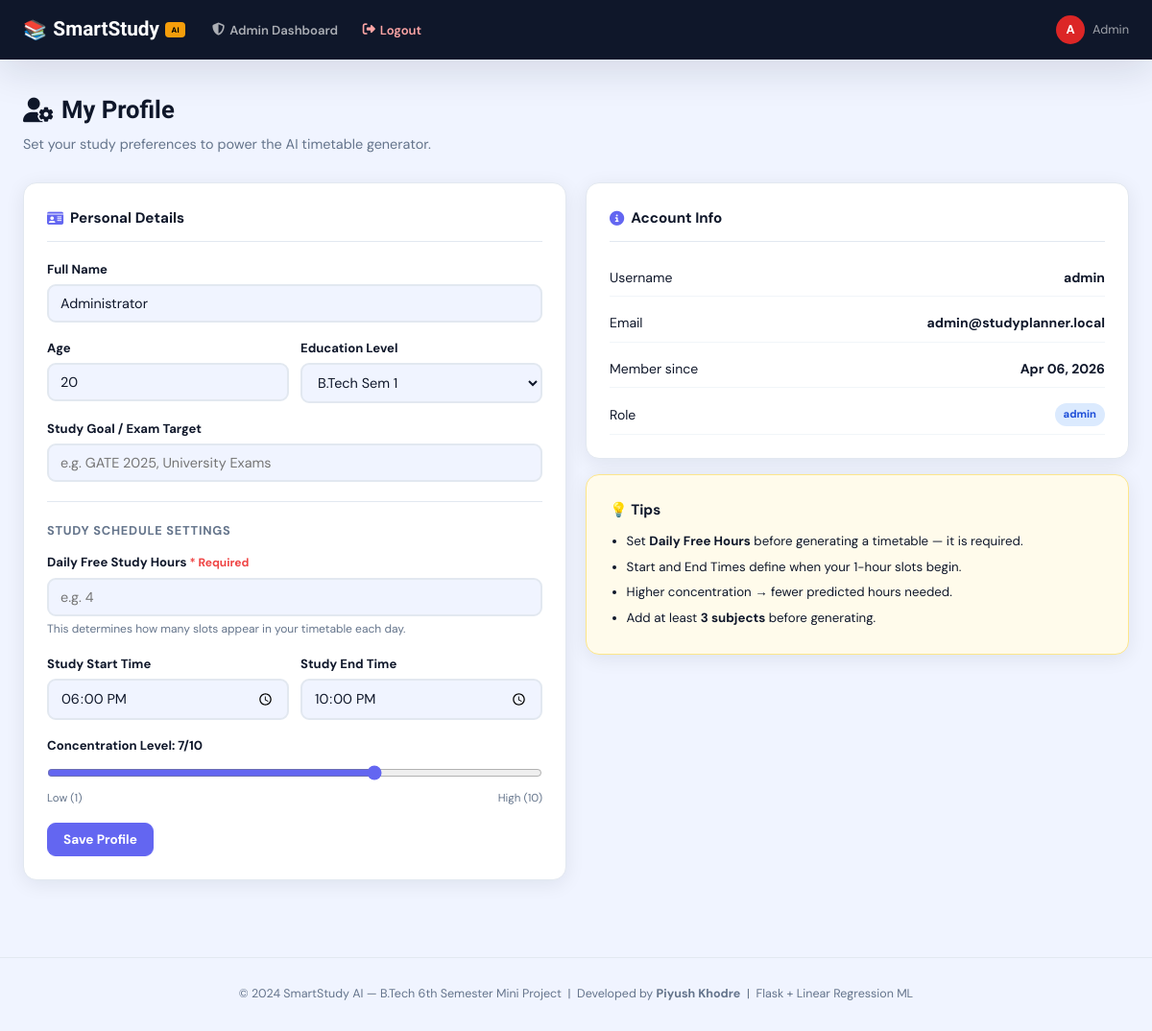
Screenshot of /profile (signed in) with the database file from the repository.
### models.py (models this page shows)
class Profile(db.Model):
    __tablename__ = "profiles"
    id                  = db.Column(db.Integer,    primary_key=True)
    user_id             = db.Column(db.Integer,    db.ForeignKey("users.id"), nullable=False)
    full_name           = db.Column(db.String(120), default="")
    age                 = db.Column(db.Integer,     default=20)
    education_level     = db.Column(db.String(80),  default="")
    study_goal          = db.Column(db.String(200), default="")
    daily_free_hours    = db.Column(db.Float,       default=0.0)
    study_start_time    = db.Column(db.String(10),  default="")
    study_end_time      = db.Column(db.String(10),  default="")
    concentration_level = db.Column(db.Integer,     default=7)
    planner_mode        = db.Column(db.String(10),  default="subject")

class User(UserMixin, db.Model):
    __tablename__ = "users"
    id            = db.Column(db.Integer, primary_key=True)
    username      = db.Column(db.String(80),  unique=True, nullable=False)
    email         = db.Column(db.String(120), unique=True, nullable=False)
    password_hash = db.Column(db.String(256), nullable=False)
    role          = db.Column(db.String(20),  default="user")
    created_at    = db.Column(db.DateTime,    default=datetime.utcnow)
    profile    = db.relationship("Profile",         backref="user", uselist=False, cascade="all, delete-orphan")
    subjects   = db.relationship("Subject",         backref="user", lazy=True,     cascade="all, delete-orphan")
    timetables = db.relationship("WeeklyTimetable", backref="user", lazy=True,     cascade="all, delete-orphan")
    streaks    = db.relationship("Streak",          backref="user", lazy=True,     cascade="all, delete-orphan")
    goals      = db.relationship("DailyGoal",       backref="user", lazy=True,     cascade="all, delete-orphan")

### app.py (the view, shortened to what this page needs)
@app.route("/profile", methods=["GET","POST"])
@login_required
def profile():
    prof = get_or_create_profile(current_user.id)
    return render_template("profile.html", profile=prof, user=current_user)

### app.py (called while the page is built)
@app.context_processor
def inject_globals():
    return dict(timedelta=_td)

@login_manager.user_loader
def load_user(uid):
    return User.query.get(int(uid))

def get_or_create_profile(user_id):
    p = Profile.query.filter_by(user_id=user_id).first()
    if not p:
        p = Profile(user_id=user_id)
        db.session.add(p); db.session.commit()
    return p

### templates/profile.html (shortened to what this page needs)
{% extends "base.html" %}
{% block content %}
<div class="page-header">
  <h1><i class="fas fa-user-cog"></i> My Profile</h1>
  <p>Set your study preferences to power the AI timetable generator.</p>
</div>
<div class="two-col-layout">
  <div class="card">
    <div class="card-header"><h3><i class="fas fa-id-card"></i> Personal Details</h3></div>
    <form method="POST" class="profile-form">
      <div class="form-group">
        <label class="form-label">Full Name</label>
        <input type="text" name="full_name" class="form-control" value="{{ profile.full_name or '' }}" required>
      </div>
      <div class="form-row">
        <div class="form-group">
          <label class="form-label">Age</label>
          <input type="number" name="age" class="form-control" value="{{ profile.age or 20 }}" min="15" max="35">
        </div>
        <div class="form-group">
          <label class="form-label">Education Level</label>
          <select name="education_level" class="form-control">
            {% for lvl in ['B.Tech Sem 1','B.Tech Sem 2','B.Tech Sem 3','B.Tech Sem 4','B.Tech Sem 5','B.Tech Sem 6','B.Tech Sem 7','B.Tech Sem 8','M.Tech','MBA','Other'] %}
            <option {% if profile.education_level == lvl %}selected{% endif %}>{{ lvl }}</option>
            {% endfor %}
          </select>
        </div>
      </div>
      <div class="form-group">
        <label class="form-label">Study Goal / Exam Target</label>
        <input type="text" name="study_goal" class="form-control" value="{{ profile.study_goal or '' }}" placeholder="e.g. GATE 2025, University Exams">
      </div>
      <div class="divider"></div>
      <h4 class="section-mini-title">Study Schedule Settings</h4>
      <div class="form-group required-field">
        <label class="form-label">Daily Free Study Hours <span class="required-star">* Required</span></label>
        <input type="number" name="daily_free_hours" class="form-control" value="{{ profile.daily_free_hours or '' }}"
               min="1" max="12" step="0.5" placeholder="e.g. 4" required>
        <div class="form-hint">This determines how many slots appear in your timetable each day.</div>
      </div>
      <div class="form-row">
        <div class="form-group">
          <label class="form-label">Study Start Time</label>
          <input type="time" name="study_start_time" class="form-control" value="{{ profile.study_start_time or '18:00' }}">
        </div>
        <div class="form-group">
          <label class="form-label">Study End Time</label>
          <input type="time" name="study_end_time" class="form-control" value="{{ profile.study_end_time or '22:00' }}">
        </div>
      </div>
      <div class="form-group">
        <label class="form-label">Concentration Level: <strong id="concLabel">{{ profile.concentration_level or 7 }}</strong>/10</label>
        <input type="range" name="concentration_level" id="concRange" min="1" max="10"
               value="{{ profile.concentration_level or 7 }}" class="range-input"
               oninput="document.getElementById('concLabel').textContent=this.value">
        <div class="range-labels"><span>Low (1)</span><span>High (10)</span></div>
      </div>
      <button type="submit" class="btn btn-primary">Save Profile</button>
    </form>
  </div>
  <div>
    <div class="card info-card">
      <div class="card-header"><h3><i class="fas fa-circle-info"></i> Account Info</h3></div>
      <div class="info-list">
        <div class="info-row"><span>Username</span><strong>{{ user.username }}</strong></div>
        <div class="info-row"><span>Email</span><strong>{{ user.email }}</strong></div>
        <div class="info-row"><span>Member since</span><strong>{{ user.created_at.strftime('%b %d, %Y') }}</strong></div>
        <div class="info-row"><span>Role</span><span class="badge badge-blue">{{ user.role }}</span></div>
      </div>
    </div>
    <div class="card tip-card" style="margin-top:1rem;">
      <h4>💡 Tips</h4>
      <ul class="tip-list">
        <li>Set <strong>Daily Free Hours</strong> before generating a timetable — it is required.</li>
        <li>Start and End Times define when your 1-hour slots begin.</li>
        <li>Higher concentration → fewer predicted hours needed.</li>
        <li>Add at least <strong>3 subjects</strong> before generating.</li>
      </ul>
    </div>
  </div>
</div>
{% endblock %}

### static/css/style.css (style rules this page uses)
:root { --navy: #0f172a; --navy-mid: #1e293b; --indigo: #6366f1; --indigo-dark: #4f46e5; --indigo-light: #eef2ff; --indigo-glow: rgba(99,102,241,.15); --amber: #f59e0b; --amber-light: #fffbeb; --teal: #0891b2; --green: #10b981; --red: #ef4444; --orange: #f97316; --bg: #f0f4ff; --card: #ffffff; --card-raised: #ffffff; --border: #e2e8f0; --border-soft: #f1f5f9; --text: #0f172a; --text-mid: #334155; --muted: #64748b; --muted-light: #94a3b8; --shadow-xs: 0 1px 2px rgba(15,23,42,.04); --shadow-sm: 0 2px 8px rgba(15,23,42,.06); --shadow: 0 4px 20px rgba(15,23,42,.08); --shadow-lg: 0 12px 40px rgba(15,23,42,.12); --shadow-xl: 0 20px 60px rgba(15,23,42,.16); --r: 14px; --r-sm: 9px; --r-xs: 6px; --nav-h: 62px; }
*, *::before, *::after { box-sizing: border-box; margin: 0; padding: 0; }
body { font-family: 'DM Sans', system-ui, sans-serif; background: var(--bg); color: var(--text); line-height: 1.6; font-size: 15px; min-height: 100vh; }
.card { background: var(--card); border-radius: var(--r); box-shadow: var(--shadow); border: 1px solid var(--border); padding: 1.5rem; transition: box-shadow .2s, transform .2s; }
.card-header { display: flex; align-items: center; justify-content: space-between; margin-bottom: 1.1rem; padding-bottom: .75rem; border-bottom: 1px solid var(--border); }
.card-header h3 { font-size: .95rem; font-weight: 700; display: flex; align-items: center; gap: 7px; }
.card-header h3 i { color: var(--indigo); }
.btn { display: inline-flex; align-items: center; gap: 6px; padding: 8px 16px; border-radius: var(--r-sm); font-size: .85rem; font-weight: 700; cursor: pointer; border: 1.5px solid transparent; text-decoration: none; transition: all .18s; font-family: inherit; }
.btn-primary { background: var(--indigo); color: #fff; border-color: var(--indigo); }
.form-group { margin-bottom: 1rem; }
.form-label { display: block; font-size: .82rem; font-weight: 700; margin-bottom: 5px; }
.form-control { width: 100%; padding: 9px 12px; border: 2px solid var(--border); border-radius: var(--r-sm); font-size: .9rem; background: var(--bg); color: var(--text); font-family: inherit; transition: border-color .15s, box-shadow .15s; }
.form-row { display: grid; grid-template-columns: 1fr 1fr; gap: .75rem; }
.form-hint { font-size: .75rem; color: var(--muted); margin-top: 4px; }
.divider { border: none; border-top: 1px solid var(--border); margin: 1.25rem 0; }
.section-mini-title { font-size: .8rem; font-weight: 700; color: var(--muted); text-transform: uppercase; letter-spacing: .06em; margin-bottom: .75rem; }
.badge { display: inline-flex; align-items: center; gap: 3px; padding: 3px 9px; border-radius: 999px; font-size: .7rem; font-weight: 700; white-space: nowrap; }
.badge-blue { background: #dbeafe; color: #1d4ed8; }
.page-header { margin-bottom: 1.75rem; }
.page-header h1 { font-family: 'Sora', sans-serif; font-size: 1.6rem; font-weight: 800; color: var(--navy); display: flex; align-items: center; gap: .5rem; margin-bottom: .25rem; }
.page-header p { font-size: .9rem; color: var(--muted); }
.two-col-layout { display: grid; grid-template-columns: 1fr 1fr; gap: 1.25rem; }
.tip-card { background: #fffbeb; border-color: #fde68a !important; }
.tip-card h4 { margin-bottom: .5rem; }
.tip-list { padding-left: 1.1rem; font-size: .83rem; line-height: 2; }
.info-list { display: flex; flex-direction: column; gap: .5rem; }
.info-row { display: flex; justify-content: space-between; align-items: center; padding: .5rem 0; border-bottom: 1px solid var(--border-soft); font-size: .875rem; }
.range-input { width: 100%; margin-top: 5px; accent-color: var(--indigo); }
.range-labels { display: flex; justify-content: space-between; font-size: .72rem; color: var(--muted); margin-top: 3px; }
.required-star { color: var(--red); font-size: .75rem; font-weight: 700; }

### rows the page displays
Profile: full_name "Administrator", age "20", study_start_time "18:00", study_end_time "22:00", concentration_level "7"
User: username "admin", email "admin@studyplanner.local", created_at "Apr 06, 2026", role "admin"

### other values shown
form field education_level "B.Tech Sem 1"
